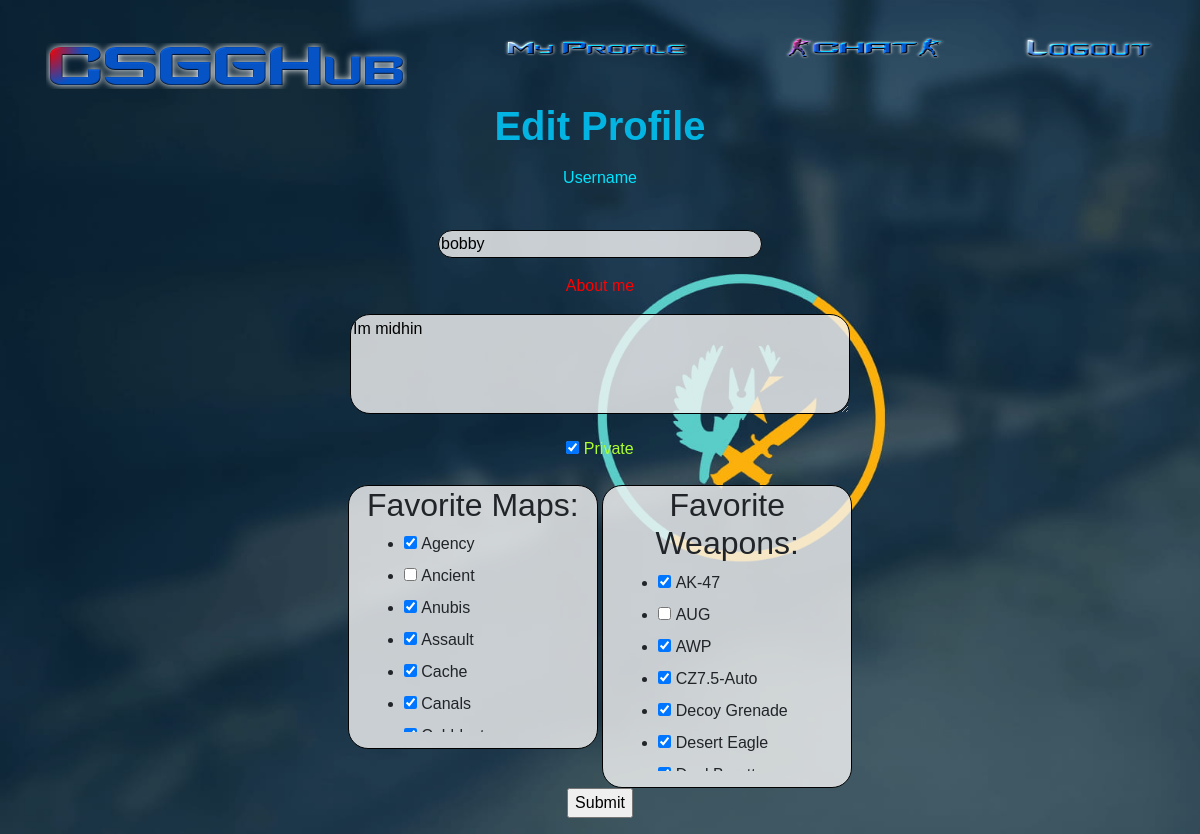
Screenshot of /edit_profile (signed in) with the database file from the repository.
### app/models.py (models this page shows, shortened)
class User(UserMixin, db.Model):
    id = db.Column(db.Integer, primary_key=True)
    username = db.Column(db.String(64), index=True, unique=True)
    email = db.Column(db.String(120), index=True, unique=True)
    password_hash = db.Column(db.String(128))
    rank_id = db.Column(db.Integer, db.ForeignKey('rank.id'))
    private = db.Column(db.Boolean, default=False)
    chat = db.relationship('Chat', backref='author', lazy='dynamic')
    fav_weapons = db.relationship('FavWeapon', backref='user', lazy='dynamic')
    fav_maps = db.relationship('FavMap', backref='user', lazy='dynamic')
    about_me = db.Column(db.String(300))
    last_seen = db.Column(db.DateTime, default=datetime.utcnow)

class Map(db.Model):
    id = db.Column(db.Integer, primary_key=True)
    map_name = db.Column(db.String(64), unique=True)
    map_about = db.Column(db.String(500))
    users = db.relationship('FavMap', backref='map', lazy='dynamic')

class Weapon(db.Model):
    id = db.Column(db.Integer, primary_key=True)
    weapon_name = db.Column(db.String(64), unique=True)
    category = db.Column(db.String(64))
    description = db.Column(db.String(500))
    users = db.relationship('FavWeapon', backref='weapon', lazy='dynamic')

### app/routes.py (the view)
@app.route('/edit_profile', methods=['GET', 'POST'])
@login_required
def edit_profile():
    form = EditProfileForm()
    form.fav_maps.choices = [(map.id, map.map_name) for map in Map.query.order_by(Map.map_name)]
    form.fav_weapons.choices = [(weapon.id, weapon.weapon_name) for weapon in Weapon.query.order_by(Weapon.weapon_name)]
    if form.validate_on_submit():
        current_user.username = form.username.data
        current_user.about_me = form.about_me.data
        current_user.private= form.isPrivate.data
        fav_map_ids = request.form.getlist('fav_maps')
        fav_weapon_ids = request.form.getlist('fav_weapons')
        for fav_map in current_user.fav_maps.all():
            current_user.fav_maps.remove(fav_map)
        FavWeapon.query.filter_by(user_id=current_user.id).delete()
        for map_id in fav_map_ids:
            map = Map.query.get(map_id)
            if map:
                fav_map = FavMap(user=current_user, map=map)
                db.session.add(fav_map)
        for weapon_id in fav_weapon_ids:
            weapon = Weapon.query.get(weapon_id)
            if weapon:
                fav_weapon = FavWeapon(user_id=current_user.id, weapon_id=weapon_id)
                db.session.add(fav_weapon)
        db.session.commit()
        flash('Your changes have been saved.')
        return redirect(url_for('profile', username=current_user.username))
    elif request.method == 'GET':
        form.username.data = current_user.username
        form.about_me.data = current_user.about_me
        form.fav_maps.data = [fav_map.map_id for fav_map in current_user.fav_maps]
        form.fav_weapons.data = [fav_weapon.weapon_id for fav_weapon in FavWeapon.query.filter_by(user_id=current_user.id)]
    return render_template('edit_profile.html', title='Edit Profile', form=form)

### app/forms.py
class EditProfileForm(FlaskForm):
    username = StringField('Username', validators=[DataRequired()])
    about_me = TextAreaField('About me', validators=[Length(min=0, max=300)])
    fav_maps = SelectMultipleField('Favorite Maps', coerce=int, widget=widgets.ListWidget(prefix_label=False), option_widget=widgets.CheckboxInput())
    fav_weapons = SelectMultipleField('Favorite Weapons', coerce=int, widget=widgets.ListWidget(prefix_label=False), option_widget=widgets.CheckboxInput())
    isPrivate = BooleanField('Keep Account Private?')
    submit = SubmitField('Submit')

### app/models.py (called while the page is built)
@login.user_loader
def load_user(id):
    return User.query.get(int(id))

### app/routes.py (called while the page is built)
@app.before_request
def before_request():
    if current_user.is_authenticated:
        current_user.last_seen = datetime.utcnow()
        db.session.commit()

### app/templates/edit_profile.html (shortened to what this page needs)
{% extends "base.html" %}
{% block content %}
<h1 class="edit_profile_heading"><b>Edit Profile</b></h1>
<form action="" method="post" style=" text-align: center;">
    <p>
        <div>
        <label style="display: block; text-align: center; color: rgb(0, 229, 255);">{{ form.username.label }}</label><br>
        {{ form.username(size=32, style=";color: black; background-color: rgba(245, 245, 245,0.8); border: 1px solid black; border-radius: 20px;") }}<br>
        </div>
    </p>
    <p>
        <label style=" max-height: 100px; display: inline-block; color: rgb(255, 0, 0);">{{ form.about_me.label }}</label><br>
        {{ form.about_me(size=100,  style="width: 500px; height: 100px; color: black; background-color: rgba(245, 245, 245,0.8); border: 1px solid black; border-radius: 20px;") }}<br>
    </p>
        <p>
            <div class="private">
                <input type="checkbox" id="UserPrivate" name="isPrivate" value="true"
                        {% if current_user.private %}checked{% endif %}>
                <label for="UserPrivate">Private</label>
            </div>
        </p>
<div class="playerFavs col-10">
    <div class="gunsAndMaps  col-3">
        <h2 >Favorite Maps:</h2>
            <ul class="scroll_editpage">
                {% for map_id, map_name in form.fav_maps.choices %}
                    <li class="edit_favs">
                        <input type="checkbox" id="fav_map_{{ map_id }}" name="fav_maps" value="{{ map_id }}"
                            {% if map_id in form.fav_maps.data %}checked{% endif %}>
                        <label for="fav_map_{{ map_id }}">{{ map_name }}</label>
                    </li>
                {% endfor %}
            </ul>
    </div>
    <div class="gunsAndMaps  col-3">
        <h2 >Favorite Weapons:</h2>
            <ul class="scroll_editpage">
                {% for weapon_id, weapon_name in form.fav_weapons.choices %}
                    <li class="edit_favs">
                        <input type="checkbox" id="fav_weapon_{{ weapon_id }}" name="fav_weapons" value="{{ weapon_id }}"
                            {% if weapon_id in form.fav_weapons.data %}checked{% endif %}>
                        <label for="fav_weapon_{{ weapon_id }}">{{ weapon_name }}</label>
                    </li>
                {% endfor %}
            </ul>
    </div>
</div>
        <p>{{ form.submit() }}</p>
    </form>
{% endblock %}

### app/static/style.css (style rules this page uses)
* { font-family: Arial, Helvetica, sans-serif; }
body { background-color: rgb(2, 0, 36); background-color: linear-gradient(90deg, rgba(2, 0, 36, 1) 0%, rgba(9, 9, 121, 1) 35%, rgba(0, 212, 255, 1) 100%); }
.playerFavs { margin: auto; padding: 0; text-align: center; }
.gunsAndMaps { background-color: rgba(245, 245, 245,0.8); border: solid 1px black; display: inline-block; vertical-align: top; border-radius: 20px; }
.edit_favs { text-align: left; }
.scroll_editpage { overflow-y: scroll; max-height: 200px; }
.private { color: greenyellow; }
.edit_profile_heading { text-align: center; color: rgba(0, 204, 255, 0.842); }

### app/templates/edit_profile.html (style rules this page uses)
body { background: url('/static/EditProfileBg.jpg'); background-repeat: no-repeat; background-size:cover; }

### rows the page displays
User: username "bobby", about_me "Im midhin", private "☑"
Map: map_name "Agency"
Map: map_name "Ancient"
Map: map_name "Anubis"
Map: map_name "Assault"
Map: map_name "Cache"
Map: map_name "Canals"
Weapon: weapon_name "AK-47"
Weapon: weapon_name "AUG"
Weapon: weapon_name "AWP"
Weapon: weapon_name "CZ7.5-Auto"
Weapon: weapon_name "Decoy Grenade"
Weapon: weapon_name "Desert Eagle"
